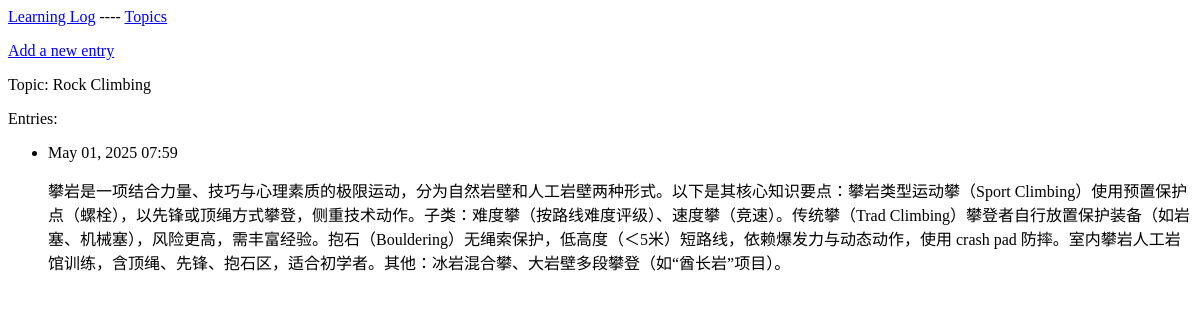
Before: /topics/2/ with the older database file.
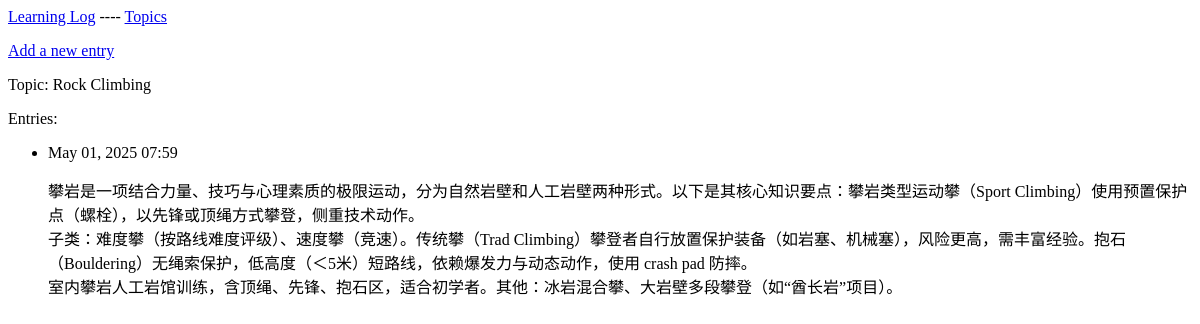
After: the same page with the newer database file.
### learning_logs/models.py (models this page shows, shortened)
class Entry(models.Model):
    topic = models.ForeignKey(Topic, on_delete=models.CASCADE)
    text = models.TextField()
    create_date = models.DateTimeField(auto_now_add=True)
    class Meta:
        verbose_name_plural = 'entries'

### learning_logs/views.py (the view)
# urls.py: path('topics/<int:topic_id>/', views.topic, name='topic'),
def topic(request, topic_id):
	topic = Topic.objects.get(id=topic_id)
	entries = topic.entry_set.order_by('-create_date') # 减号表示降序排列
	context = {'topic': topic, 'entries': entries}
	return render(request, 'learning_logs/topic.html', context)

### learning_logs/templates/learning_logs/topic.html
{% extends 'learning_logs/base.html' %}
{% block content %}
<a href="{% url 'learning_logs:new_entry' topic.id %}">Add a new entry</a>
<p>Topic: {{topic.text}}</p>
<p>Entries:</p>
<ul>
	{% for entry in entries %}
	<li>
		<p>{{ entry.create_date|date:'M d, Y H:i' }}</p>
		<p>{{ entry.text|linebreaks }}</p>
	</li>
	{% empty %}
	<li>No entries available for this topic.</li>
	{% endfor %}
</ul>
{% endblock content %}

Changed rows visible on the page:
changed Entry: text "攀岩是一项结合力量、技巧与心理素质的极限运动，分为自然岩壁和人工岩壁两种形式。以下是其核心知识要点：攀岩类型运动攀（Sport Climbing）使用预置保护点（螺栓），以先锋或顶绳方式攀登，侧重技术动作。子类：难度攀（按路线难度评级）、速度攀（竞速）。传统攀（Trad Climbing）攀登者自行放置保护装备（如岩塞、机械塞），风险更高，需丰富经验。抱石（Bouldering）无绳索保护，低高度（＜5米）短路线，依赖爆发力与动态动作，使用 crash pad 防摔。室内攀岩人工岩馆训练，含顶绳、先锋、抱石区，适合初学者。其他：冰岩混合攀、大岩壁多段攀登（如“酋长岩”项目）。" → "攀岩是一项结合力量、技巧与心理素质的极限运动，分为自然岩壁和人工岩壁两种形式。以下是其核心知识要点：攀岩类型运动攀（Sport Climbing）使用预置保护点（螺栓），以先锋或顶绳方式攀登，侧重技术动作。 子类：难度攀（按路线难度评级）、速度攀（竞速）。传统攀（Trad Climbing）攀登者自行放置保护装备（如岩塞、机械塞），风险更高，需丰富经验。抱石（Bouldering）无绳索保护，低高度（＜5米）短路线，依赖爆发力与动态动作，使用 crash pad 防摔。 室内攀岩人工岩馆训练，含顶绳、先锋、抱石区，适合初学者。其他：冰岩混合攀、大岩壁多段攀登（如“酋长岩”项目）。"
